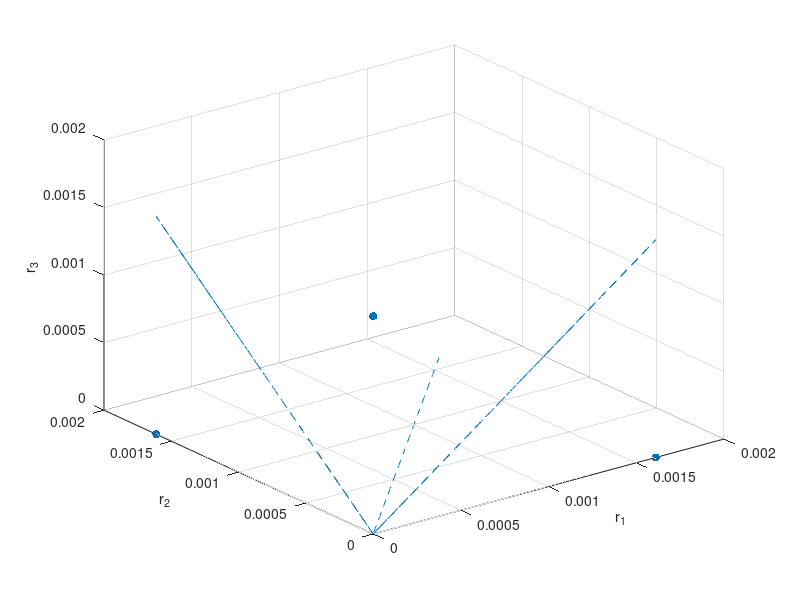
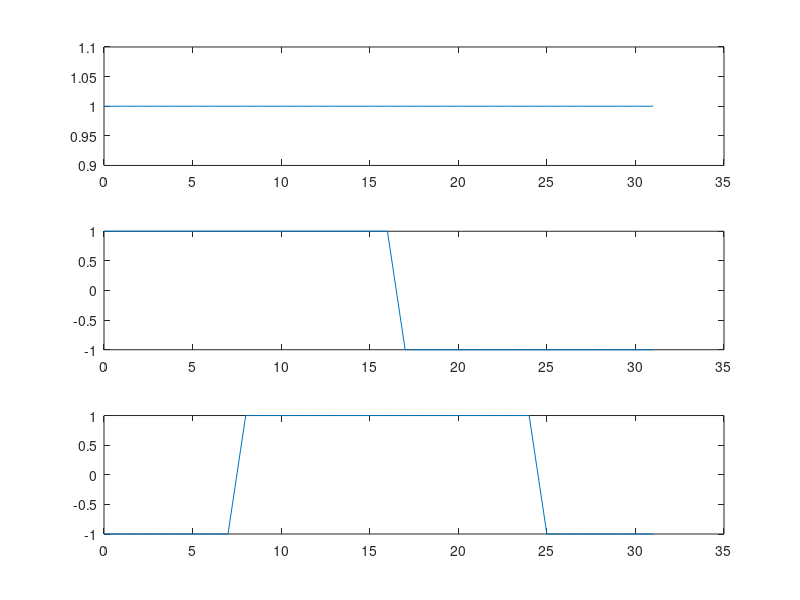
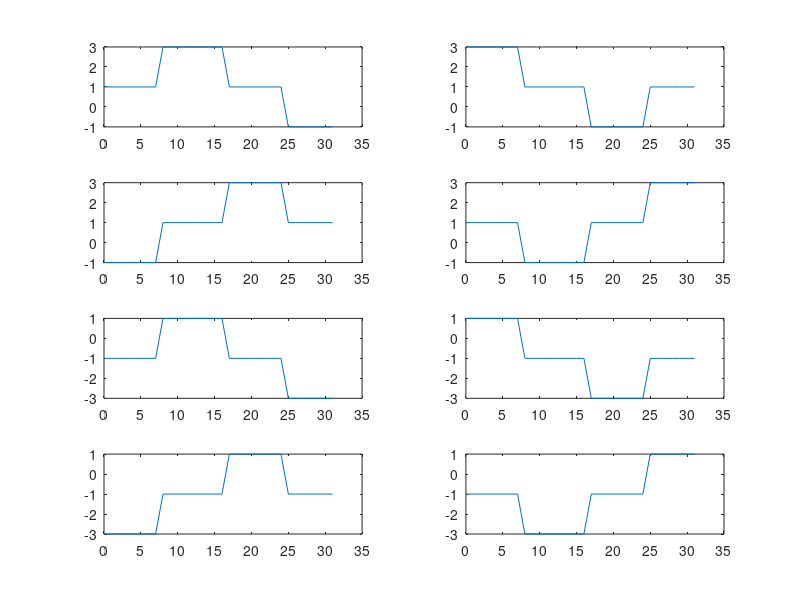
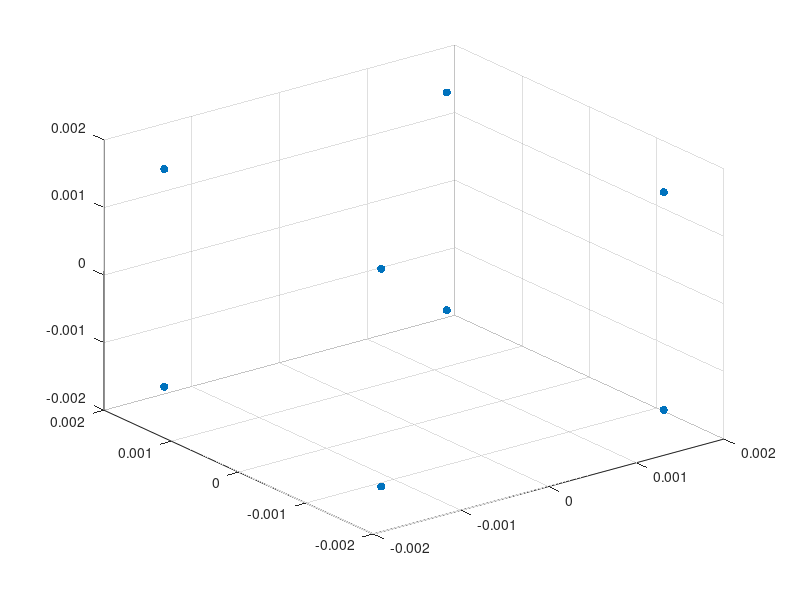

Source code (MATLAB) for these figures, in order:
clear;
close all;
clc;

A = 2;
T = 1/(1.54e6);
mag = sqrt(A^2 * T);
s1 = [mag 0 0];s2 = [0 mag 0];s3 = [0 0 mag];
scatter3(s1,s2,s3,'filled');
xlabel('r_1');
ylabel('r_2');
zlabel('r_3');
N = 32;

a = [zeros(1,N) linspace(0,mag,N) linspace(0,mag,N)];
b = [linspace(0,mag,N) zeros(1,N)  linspace(0,mag,N)];
c = [linspace(0,mag,N) linspace(0,mag,N) zeros(1,N) ];
hold on;
plot3(a,b,c,'--');

n = 0:N-1;
phi1 = ones(1,N);
phi2 = phi1 - 2*(n>N/2);
phi3 = phi1 -2*(n<N/4) -2*(n>(3*N/4));

y1 = phi1 + phi2 + phi3;%3
y2 = phi1 + phi2 - phi3;%
y3 = phi1 - phi2 + phi3;
y4 = phi1 - phi2 - phi3;
y5 = -1*phi1 + phi2 + phi3;
y6 = -1*phi1 + phi2 - phi3;
y7 = -1*phi1 - phi2 + phi3;
y8 = -1*phi1 - phi2 - phi3;

figure();
subplot(3,1,1);
plot(n,phi1);
subplot(3,1,2);
plot(n,phi2);
subplot(3,1,3);
plot(n,phi3);

figure();
subplot(4,2,1);plot(n,y1);
subplot(4,2,2);plot(n,y2);
subplot(4,2,3);plot(n,y3);
subplot(4,2,4);plot(n,y4);
subplot(4,2,5);plot(n,y5);
subplot(4,2,6);plot(n,y6);
subplot(4,2,7);plot(n,y7);
subplot(4,2,8);plot(n,y8);

figure();
x = mag*[1 1 1 1 -1 -1 -1 -1];
y = mag*[1 1 -1 -1 1 1 -1 -1];
z = mag*[1 -1 1 -1 1 -1 1 -1];
scatter3(x,y,z,'filled');
